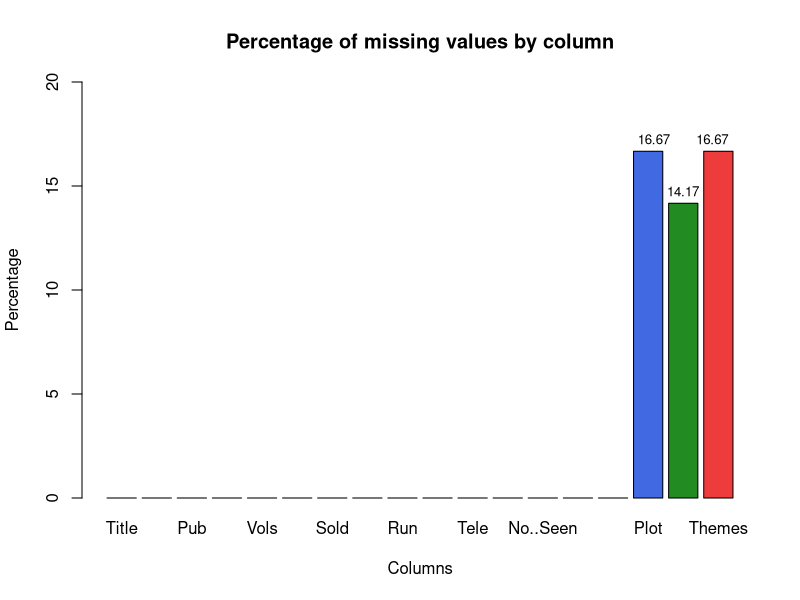
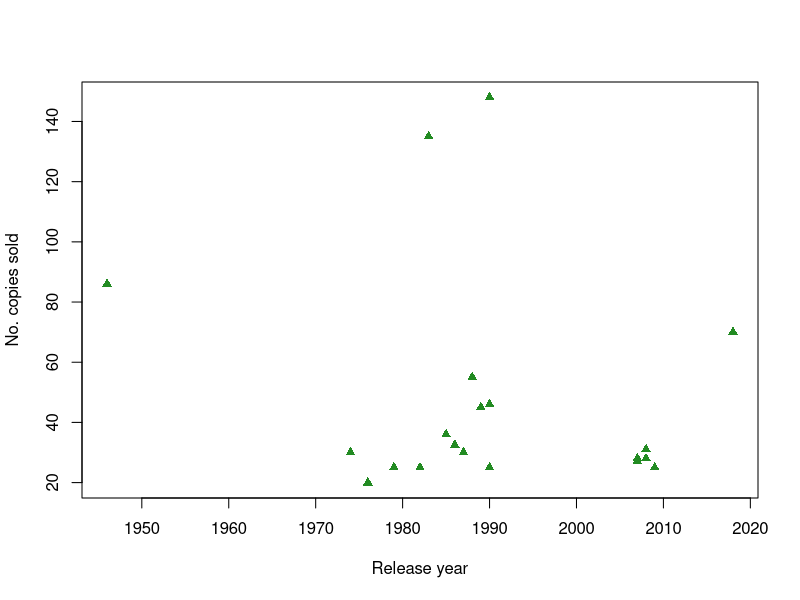
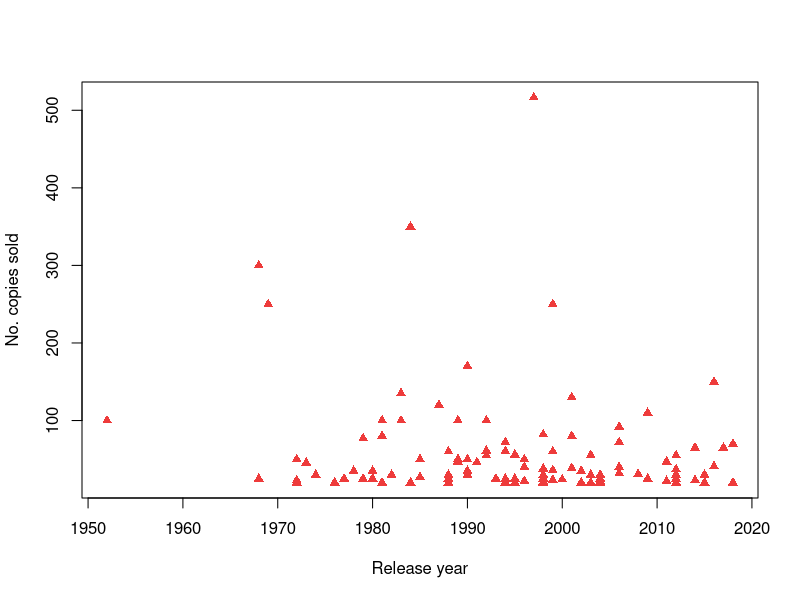
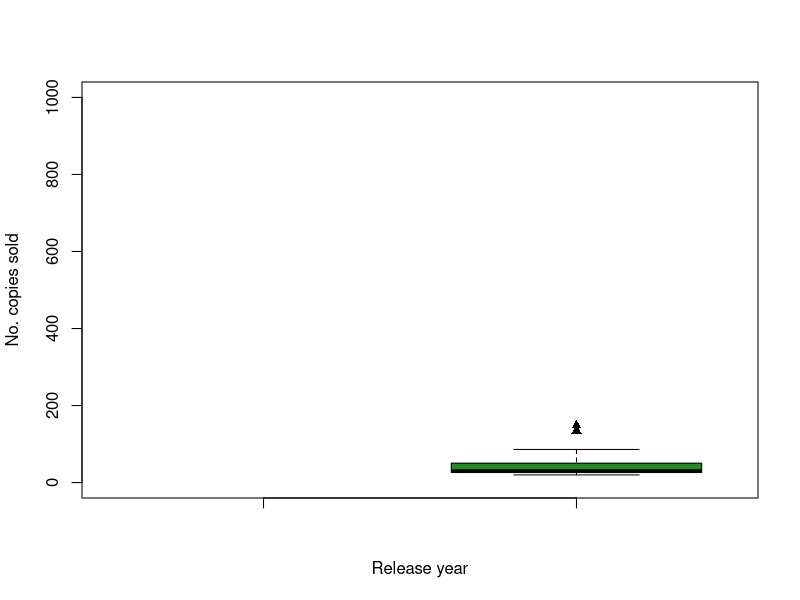
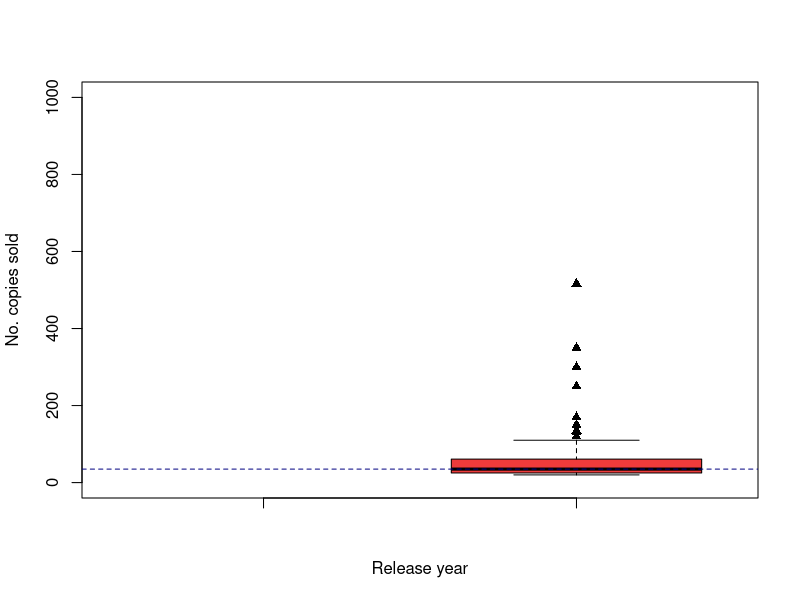
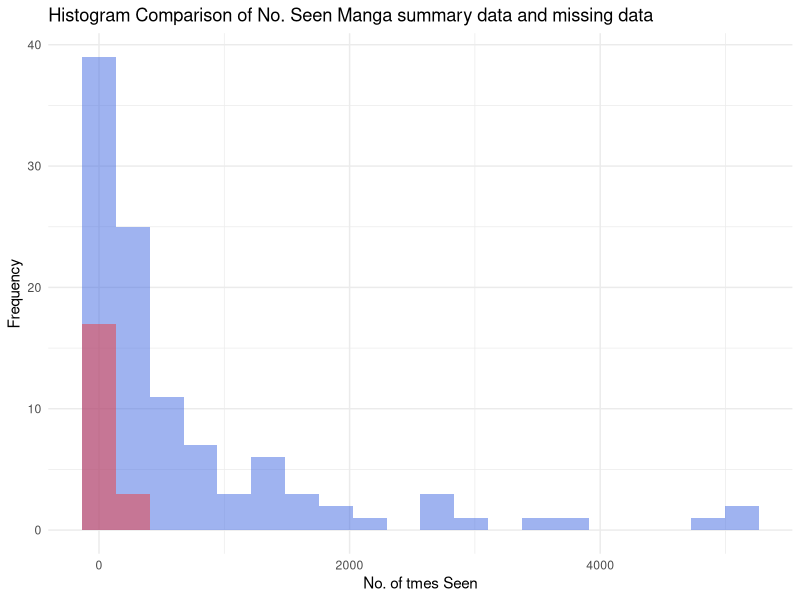
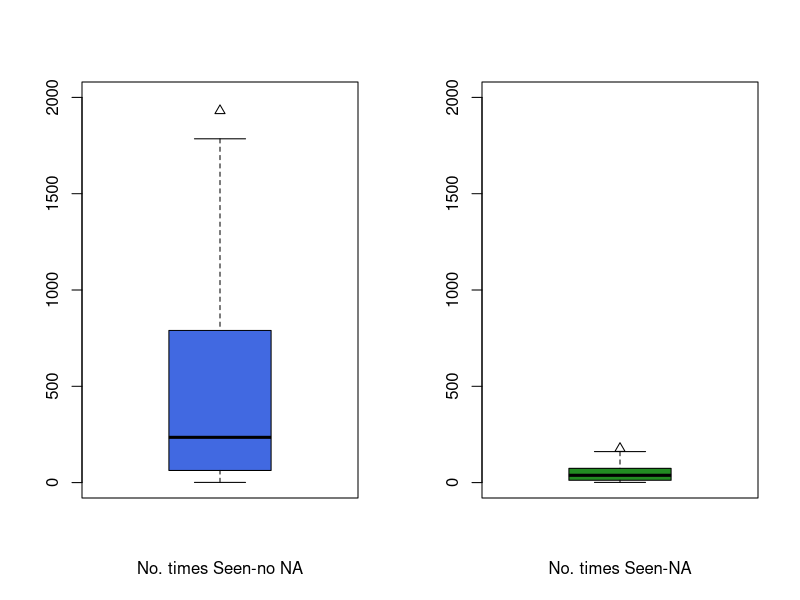
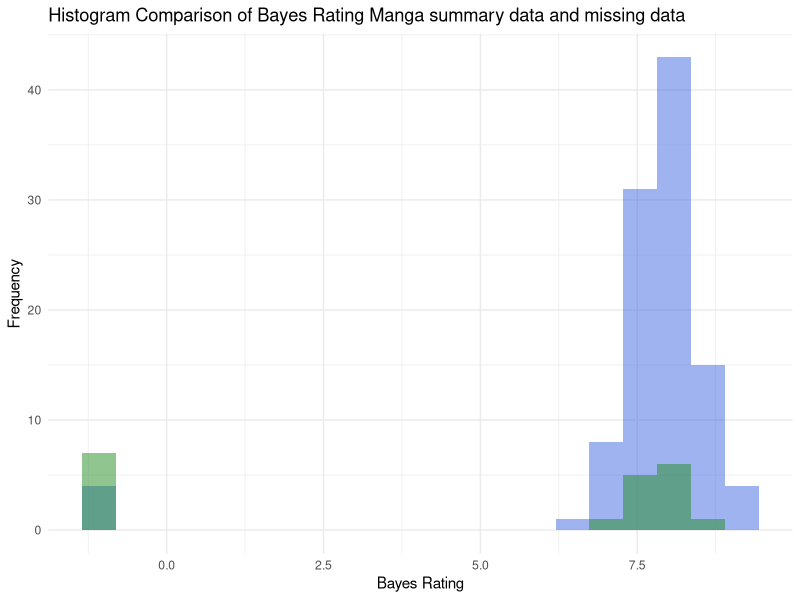

These charts were generated, in order, by the following R code:
#------------------------------------------------------------------------------#
# Loading data and conducting EDA                                              #
#------------------------------------------------------------------------------#

summ_manga_data <- read.csv("Manga Summary Data.csv", header = T)
summ_manga_data$Pub <- as.factor(summ_manga_data$Pub)
summ_manga_data$Demo <- as.factor(summ_manga_data$Demo)
summ_manga_data$Run <- as.factor(summ_manga_data$Run)
summ_manga_data$Digi <- as.factor(summ_manga_data$Digi)
summ_manga_data$Tele <- as.factor(summ_manga_data$Tele)
#------------------------------------#
# Getting general feel for the data  #
#------------------------------------#

str(summ_manga_data)
summary(summ_manga_data)
# Finding percent missing values in each column
percent_missing <- sapply(summ_manga_data, function(col) {
  num_missing <- sum(is.na(col))
  total <- length(col)
  percent <- (num_missing / total) * 100
  return(round(percent, 2))
})
barplot(percent_missing,
  ylim = c(0, 20), xlab = "Columns", ylab = "Percentage",
  main = "Percentage of missing values by column",
  col = c("royalblue", "forestgreen", "brown2")
)
text(x = c(18, 20), y = percent_missing[16] + .5, labels = "16.67", pos = 4, cex = .8)
text(x = (19), y = percent_missing[17] + .5, labels = "14.17", pos = 4, cex = .8)

#--------------------------------------#
# What manga titles have missing info? #
#--------------------------------------#

na_manga <- which(is.na(summ_manga_data[16:18]))
na_info <- summ_manga_data[na_manga[1:20], c(1, 6, 7, 13:15)]
summary(na_info)
table(na_info$Title)

max(summ_manga_data$No..Seen)
max(na_info$No..Seen)
# [1] 5130
# [1] 177
mean(summ_manga_data$No..Seen[-c(8, 20, 21, 23, 24, 26, 34, 91, 94, 96, 98, 99, 117, 119)])
mean(na_info$No..Seen)
# [1] 729.75
# [1] 54.25
max(summ_manga_data$Bayes..Estimate)
max(na_info$Bayes..Estimate)
# [1] 9.240951
# [1] 8.523531
mean(summ_manga_data$Bayes..Estimate[-c(8, 20, 21, 23, 24, 26, 34, 91, 94, 96, 98, 99, 117, 119)], na.rm = T)
mean(na_info$Bayes..Estimate)
# [1] 7.598026
# [1] 4.698811
max(summ_manga_data$Sold[-c(8, 20, 21, 23, 24, 26, 34, 91, 94, 96, 98, 99, 117, 119)])
max(na_info$Sold)
# [1] 516.6
# [1] 148
mean(summ_manga_data$Sold[-c(8, 20, 21, 23, 24, 26, 34, 91, 94, 96, 98, 99, 117, 119)])
mean(na_info$Sold)
# [1] 59.85321
# [1] 47.375

# Looking at release year of manga and missing info
release_date <- as.numeric(substr(summ_manga_data$Serielized[-c(8, 20, 21, 23, 24, 26, 34, 91, 94, 96, 98, 99, 117, 119)], 1, 4))
na_release_date <- as.numeric(substr(na_info$Serielized, 1, 4))
plot(na_release_date, na_info$Sold, pch = 17, col = "forestgreen", xlab = "Release year", ylab = "No. copies sold")
plot(release_date, summ_manga_data$Sold[-c(8, 20, 21, 23, 24, 26, 34, 91, 94, 96, 98, 99, 117, 119)], pch = 17, col = "brown2", xlab = "Release year", ylab = "No. copies sold")
boxplot(na_release_date, na_info$Sold, pch = 17, col = "forestgreen", xlab = "Release year", ylab = "No. copies sold", ylim = c(0, 1000))
boxplot(release_date, summ_manga_data$Sold[-c(8, 20, 21, 23, 24, 26, 34, 91, 94, 96, 98, 99, 117, 119)], pch = 17, col = "brown2", xlab = "Release year", ylab = "No. copies sold", ylim = c(0, 1000))
abline(h = median(summ_manga_data$Sold[-c(8, 20, 21, 23, 24, 26, 34, 91, 94, 96, 98, 99, 117, 119)]), col = "navy", lty = 8)
quantile(na_release_date)
quantile(release_date)


library(ggplot2)
y <- summ_manga_data$No..Seen[-c(8, 20, 21, 23, 24, 26, 34, 91, 94, 96, 98, 99, 117, 119)]
plot <- ggplot() + ## Histogram of No. times seen
  geom_histogram(data = summ_manga_data[-c(8, 20, 21, 23, 24, 26, 34, 91, 94, 96, 98, 99, 117, 119), ], aes(x = y), fill = "royalblue", alpha = 0.5, bins = 20) +
  geom_histogram(data = na_info, aes(x = No..Seen), fill = "brown2", alpha = 0.5, bins = 20) +
  labs(x = "No. of tmes Seen", y = "Frequency", title = "Histogram Comparison of No. Seen Manga summary data and missing data") +
  scale_fill_manual(values = c("royalblue", "brown2"), labels = c("Manga Summary Data", "MIssing data")) +
  theme_minimal()
plot
par(mfrow = c(1, 2))
boxplot(y, pch = 2, col = "royalblue", ylim = c(0, 2000), xlab = "No. times Seen-no NA")
boxplot(na_info$No..Seen, pch = 2, col = "forestgreen", ylim = c(0, 2000), xlab = "No. times Seen-NA")
par(mfrow = c(1, 1))

quantile(na_info$No..Seen)
quantile(y)

## Histogram of Bayes Rating
y1 <- summ_manga_data$Bayes..Estimate[-c(8, 20, 21, 23, 24, 26, 34, 91, 94, 96, 98, 99, 117, 119)]
plot2 <- ggplot() +
  geom_histogram(data = summ_manga_data[-c(8, 20, 21, 23, 24, 26, 34, 91, 94, 96, 98, 99, 117, 119), ], aes(x = y1), fill = "royalblue", alpha = 0.5, bins = 20) +
  geom_histogram(data = na_info, aes(x = Bayes..Estimate), fill = "forestgreen", alpha = 0.5, bins = 20) +
  labs(x = "Bayes Rating", y = "Frequency", title = "Histogram Comparison of Bayes Rating Manga summary data and missing data") +
  scale_fill_manual(values = c("royalblue", "forestgreen"), labels = c("Manga Summary Data", "Missing data")) +
  theme_minimal()
plot2
quantile(na_info$Bayes..Estimate)
quantile(y1)

# Most manga titles missing plot, genre and themes info were released prior to 21st
# century, typically between 1970 - 1990's. On the other hand, most manga titles which
# include plot, genre, and theme were released between late 1980's and early 2000's.
# Most manga with missing plots, genre, and themes were seen approx. 40 times while the
# manga titles with no missing info were watched over 240 times on average. Lastly,
# manga rating (average = 7.71) for incomplete records fell between -1 - 7.94 while
# complete records fluctuated between 7.54 - 8.19 points.

#----------------------------------#
# Publishing Companies
#----------------------------------#

factor_sold <- cut(summ_manga_data$Sold,
                   breaks = c(20,35,60,100,300,550),
                   labels = c("20 - 35(in millions)","36 - 60(in millions)","61 - 100(in millions)","101 - 300(in millions)","301 - 550(in millions)"),
                   include.lowest = T)
table <- as.data.frame.matrix(addmargins(table(factor_sold, summ_manga_data$Pub)))
colnames(table) <- c("Others","Kodansha","Shogakukan","Shueisha", "Total")
round(prop.table(table),2)

fill_col <- c("0" = "royalblue", "1" = "darkseagreen", "2" = "forestgreen", "3" = "brown2")
ggplot(summ_manga_data, aes(x = Demo, y = Sold, fill = Pub)) +
  geom_boxplot() +
  facet_wrap(~ Pub) +
  scale_fill_manual(values = fill_col) +
  labs(x = "Demo", y = "Sold", title = "No. copies sold to selected demographic by Publishing Company") +
  theme_minimal()